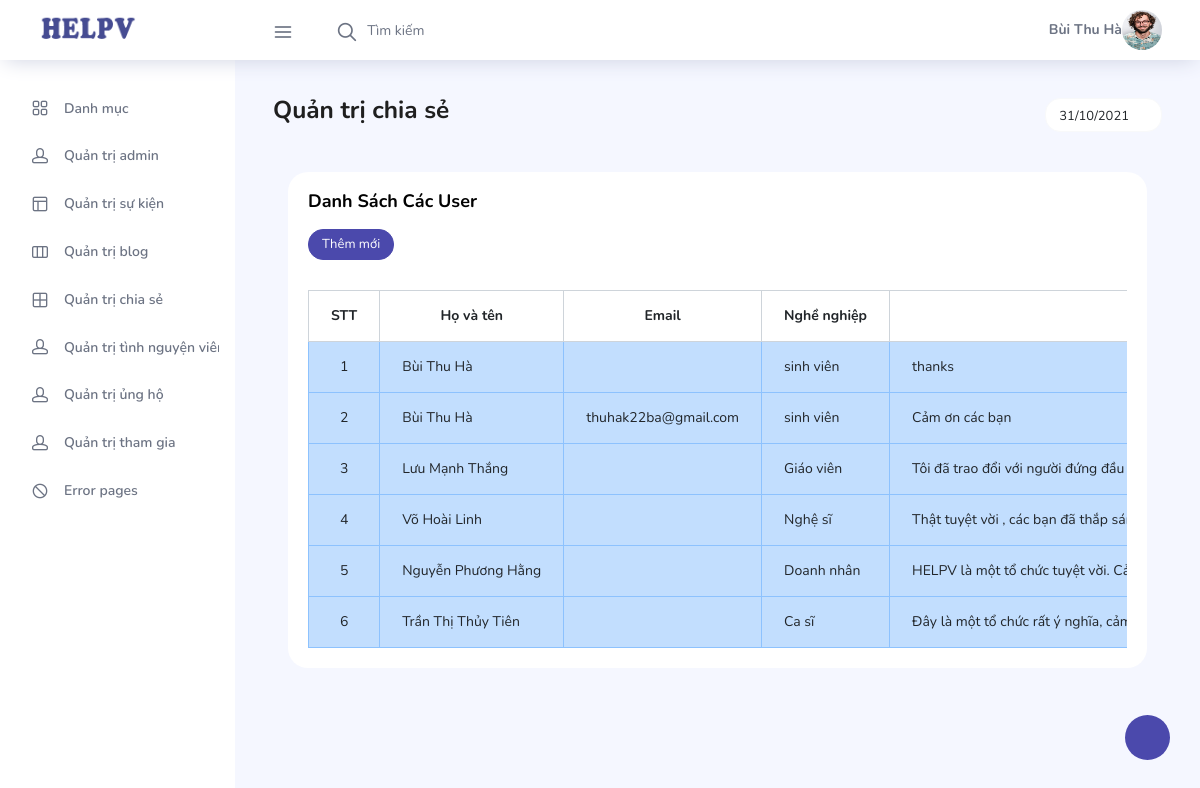
/quan_tri_chia_se.php (signed in), run on the app's committed database.
### tables this page shows
CREATE TABLE `tbl_chia_se_user` (
  `id_chia_se` int(11) NOT NULL,
  `ten` varchar(50) NOT NULL,
  `email` text DEFAULT NULL,
  `nghe_nghiep` varchar(50) DEFAULT NULL,
  `loi_nhan` text NOT NULL,
  `id_admin` int(11) NOT NULL DEFAULT 1
);

### quan_tri_chia_se.php (the view, shortened to what this page needs)
<?php
$ten=$_SESSION['ten'];
$anh=$_SESSION['anh'];
;?>
<!DOCTYPE html>
<html lang="en">
<head>
  <link rel="stylesheet" href="vendors/feather/feather.css">
  <link rel="stylesheet" href="vendors/ti-icons/css/themify-icons.css">
  <link rel="stylesheet" href="vendors/css/vendor.bundle.base.css">
  <link rel="stylesheet" href="vendors/datatables.net-bs4/dataTables.bootstrap4.css">
  <link rel="stylesheet" href="vendors/ti-icons/css/themify-icons.css">
  <link rel="stylesheet" type="text/css" href="js/select.dataTables.min.css">
  <link rel="stylesheet" href="css/vertical-layout-light/style.css">
</head>
<body>
  <div class="container-scroller">
    <nav class="navbar col-lg-12 col-12 p-0 fixed-top d-flex flex-row">
      <div class="text-center navbar-brand-wrapper d-flex align-items-center justify-content-center">
       <a class="navbar-brand brand-logo mr-5" href="index.php"><img src="images/a.jpg" class="mr-2" alt="logo"/></a>
      </div>
      <div class="navbar-menu-wrapper d-flex align-items-center justify-content-end">
        <button class="navbar-toggler navbar-toggler align-self-center" type="button" data-toggle="minimize">
          <span class="icon-menu"></span>
        </button>
        <ul class="navbar-nav mr-lg-2">
          <li class="nav-item nav-search d-none d-lg-block">
            <div class="input-group">
              <div class="input-group-prepend hover-cursor" id="navbar-search-icon">
                <span class="input-group-text" id="search">
                  <i class="icon-search"></i>
                </span>
              </div>
              <input type="text" class="form-control" id="navbar-search-input" placeholder="Tìm kiếm" aria-label="search" aria-describedby="search">
            </div>
          </li>
        </ul>
        <ul class="navbar-nav navbar-nav-right">
          <li class="nav-item nav-profile dropdown">
          <strong><?php echo $ten ;?></strong>
            <a class="nav-link dropdown-toggle" href="#" data-toggle="dropdown" id="profileDropdown">
              <img src="../<?php echo $anh ;?>" alt="profile"/>
            </a>
          </li>
        </ul>
      </div>
    </nav>
    <div class="container-fluid page-body-wrapper">
      <div class="theme-setting-wrapper">
        <div id="settings-trigger"><i class="ti-settings"></i></div>
      </div>
      <nav class="sidebar sidebar-offcanvas" id="sidebar">
        <ul class="nav">
          <li class="nav-item">
            <a class="nav-link" href="index.php">
              <i class="icon-grid menu-icon"></i>
              <span class="menu-title">Danh mục</span>
            </a>
          </li>
          <li class="nav-item">
            <a class="nav-link" href="quan_tri_admin.php">
              <i class="icon-head menu-icon"></i>
              <span class="menu-title">Quản trị admin</span>
            </a>
          </li>
          <li class="nav-item">
            <a class="nav-link" href="quan_tri_su_kien.php">
              <i class="icon-layout menu-icon"></i>
              <span class="menu-title">Quản trị sự kiện</span>
            </a>
          </li>
          <li class="nav-item">
            <a class="nav-link" href="quan_tri_blog.php">
              <i class="icon-columns menu-icon"></i>
              <span class="menu-title">Quản trị blog</span>
            </a>
          </li>
          <li class="nav-item">
            <a class="nav-link" href="quan_tri_chia_se.php">
              <i class="icon-grid-2 menu-icon"></i>
              <span class="menu-title">Quản trị chia sẻ</span>
            </a>
          </li>
          <li class="nav-item">
            <a class="nav-link" href="quan_tri_tinh_nguyen_vien.php">
              <i class="icon-head menu-icon"></i>
              <span class="menu-title">Quản trị tình nguyện viên</span>
            </a>
          </li>
           <li class="nav-item">
            <a class="nav-link" data-toggle="collapse" href="#auth" aria-expanded="false" aria-controls="auth">
              <i class="icon-head menu-icon"></i>
              <span class="menu-title">Quản trị ủng hộ</span>
              <i class="menu-arrow"></i>
            </a>
          </li>
          <li class="nav-item">
            <a class="nav-link" href="quan_tri_tham_gia.php">
              <i class="icon-head menu-icon"></i>
              <span class="menu-title">Quản trị tham gia</span>
            </a>
          </li>
          <li class="nav-item">
            <a class="nav-link" data-toggle="collapse" href="#error" aria-expanded="false" aria-controls="error">
              <i class="icon-ban menu-icon"></i>
              <span class="menu-title">Error pages</span>
              <i class="menu-arrow"></i>
            </a>
          </li>
        </ul>
      </nav>
      <div class="main-panel">
        <div class="content-wrapper">
          <div class="row">
            <div class="col-md-12 grid-margin">
              <div class="row">
                <div class="col-12 col-xl-8 mb-4 mb-xl-0">
                  <h3 class="font-weight-bold">Quản trị chia sẻ</h3>
                </div>
                <div class="col-12 col-xl-4">
                 <div class="justify-content-end d-flex">
                  <div class="dropdown flex-md-grow-1 flex-xl-grow-0">
                    <button class="btn btn-sm btn-light bg-white dropdown-toggle" type="button" id="dropdownMenuDate2">
                     <i class="mdi mdi-calendar"></i><?php echo date("d/m/Y") ;?>
                    </button>
                  </div>
                 </div>
                </div>
              </div>
            </div>
          </div>
          <div class="col-lg-12 stretch-card">
              <div class="card">
                <div class="card-body">
                  <h4 class="card-title">Danh sách các user</h4>
                  <p class="card-description">
                   <button type="button" class="btn btn-primary btn-sm"><a href="chia_se_them_moi.php" style="color: white; text-decoration: none">Thêm mới</a></button>
                  </p>
                  <div class="table-responsive pt-3">
                    <table class="table table-bordered">
                      <thead>
                        <tr>
                          <th style="text-align: center;">
                            STT
                          </th>
                          <th style="text-align: center;">
                            Họ và tên
                          </th>
                          <th style="text-align: center;">
                            Email
                          </th>
                          <th style="text-align: center;">
                            Nghề nghiệp
                          </th>
                          <th style="text-align: center;">
                          </th>
                        </tr>
                      </thead>
                      <tbody>
                        <?php
                                    include('../config.php');
                                    $sql = "
                                            SELECT *
                                            from tbl_chia_se_user
                                            order by id_chia_se desc";
                                    $noi_dung_chia_se = mysqli_query($ket_noi, $sql);
                                    $i=0;
                                    while ($row = mysqli_fetch_array($noi_dung_chia_se))
                                        {
                                            $i++;
                                            ;?>
                                        <tr class="table-info">
                                            <td style="text-align: center;"><?php echo $i;?></td>
                                            <td><?php echo $row["ten"] ;?></td>
                                            <td><?php echo $row["email"] ;?></td>
                                            <td><?php echo $row["nghe_nghiep"] ;?></td>
                                            <td><?php echo $row["loi_nhan"] ;?></td>
                                        </tr>
                                        <?php }
                                        mysqli_close($ket_noi) ;?>
                      </tbody>
                    </table>
                  </div>
                </div>
              </div>
            </div>
          </div>
        </div>
      </div>
    </div>
</body>
</html>

### data on the page
tbl_chia_se_user: ten "Bùi Thu Hà", nghe_nghiep "sinh viên", loi_nhan "thanks"
tbl_chia_se_user: ten "Bùi Thu Hà", email "thuhak22ba@gmail.com", nghe_nghiep "sinh viên", loi_nhan "Cảm ơn các bạn"
tbl_chia_se_user: ten "Lưu Mạnh Thắng", nghe_nghiep "Giáo viên", loi_nhan "Tôi đã trao đổi với người đứng đầu…"
tbl_chia_se_user: ten "Võ Hoài Linh", nghe_nghiep "Nghệ sĩ", loi_nhan "Thật tuyệt vời , các bạn đã thắp…"
tbl_chia_se_user: ten "Nguyễn Phương Hằng", nghe_nghiep "Doanh nhân", loi_nhan "HELPV là một tổ chức tuyệt vời.…"
tbl_chia_se_user: ten "Trần Thị Thủy Tiên", nghe_nghiep "Ca sĩ", loi_nhan "Đây là một tổ chức rất ý nghĩa,…"

### other printed values
$ten "Bùi Thu Hà"
